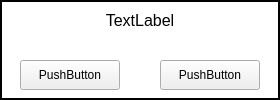
<?xml version="1.0" encoding="UTF-8"?>
<ui version="4.0">
 <class>Confirmation</class>
 <widget class="QWidget" name="Confirmation">
  <property name="geometry">
   <rect>
    <x>0</x>
    <y>0</y>
    <width>280</width>
    <height>100</height>
   </rect>
  </property>
  <widget class="QFrame" name="frame">
   <property name="geometry">
    <rect>
     <x>0</x>
     <y>0</y>
     <width>280</width>
     <height>100</height>
    </rect>
   </property>
   <property name="styleSheet">
    <string notr="true">QWidget#frame {
background-color: rgb(255, 255, 255);
}
</string>
   </property>
   <property name="frameShape">
    <enum>QFrame::Box</enum>
   </property>
   <property name="frameShadow">
    <enum>QFrame::Plain</enum>
   </property>
   <property name="lineWidth">
    <number>2</number>
   </property>
   <widget class="QLabel" name="text">
    <property name="geometry">
     <rect>
      <x>10</x>
      <y>10</y>
      <width>260</width>
      <height>20</height>
     </rect>
    </property>
    <property name="sizePolicy">
     <sizepolicy hsizetype="Fixed" vsizetype="Preferred">
      <horstretch>0</horstretch>
      <verstretch>0</verstretch>
     </sizepolicy>
    </property>
    <property name="minimumSize">
     <size>
      <width>260</width>
      <height>0</height>
     </size>
    </property>
    <property name="maximumSize">
     <size>
      <width>260</width>
      <height>16777215</height>
     </size>
    </property>
    <property name="font">
     <font>
      <pointsize>12</pointsize>
     </font>
    </property>
    <property name="text">
     <string notr="true">TextLabel</string>
    </property>
    <property name="alignment">
     <set>Qt::AlignCenter</set>
    </property>
    <property name="wordWrap">
     <bool>true</bool>
    </property>
   </widget>
   <widget class="QWidget" name="buttons" native="true">
    <property name="geometry">
     <rect>
      <x>20</x>
      <y>60</y>
      <width>240</width>
      <height>30</height>
     </rect>
    </property>
    <widget class="QPushButton" name="buttonLeft">
     <property name="geometry">
      <rect>
       <x>0</x>
       <y>0</y>
       <width>100</width>
       <height>30</height>
      </rect>
     </property>
     <property name="text">
      <string notr="true">PushButton</string>
     </property>
    </widget>
    <widget class="QPushButton" name="buttonRight">
     <property name="geometry">
      <rect>
       <x>140</x>
       <y>0</y>
       <width>100</width>
       <height>30</height>
      </rect>
     </property>
     <property name="text">
      <string notr="true">PushButton</string>
     </property>
    </widget>
   </widget>
  </widget>
 </widget>
 <resources/>
 <connections/>
</ui>
